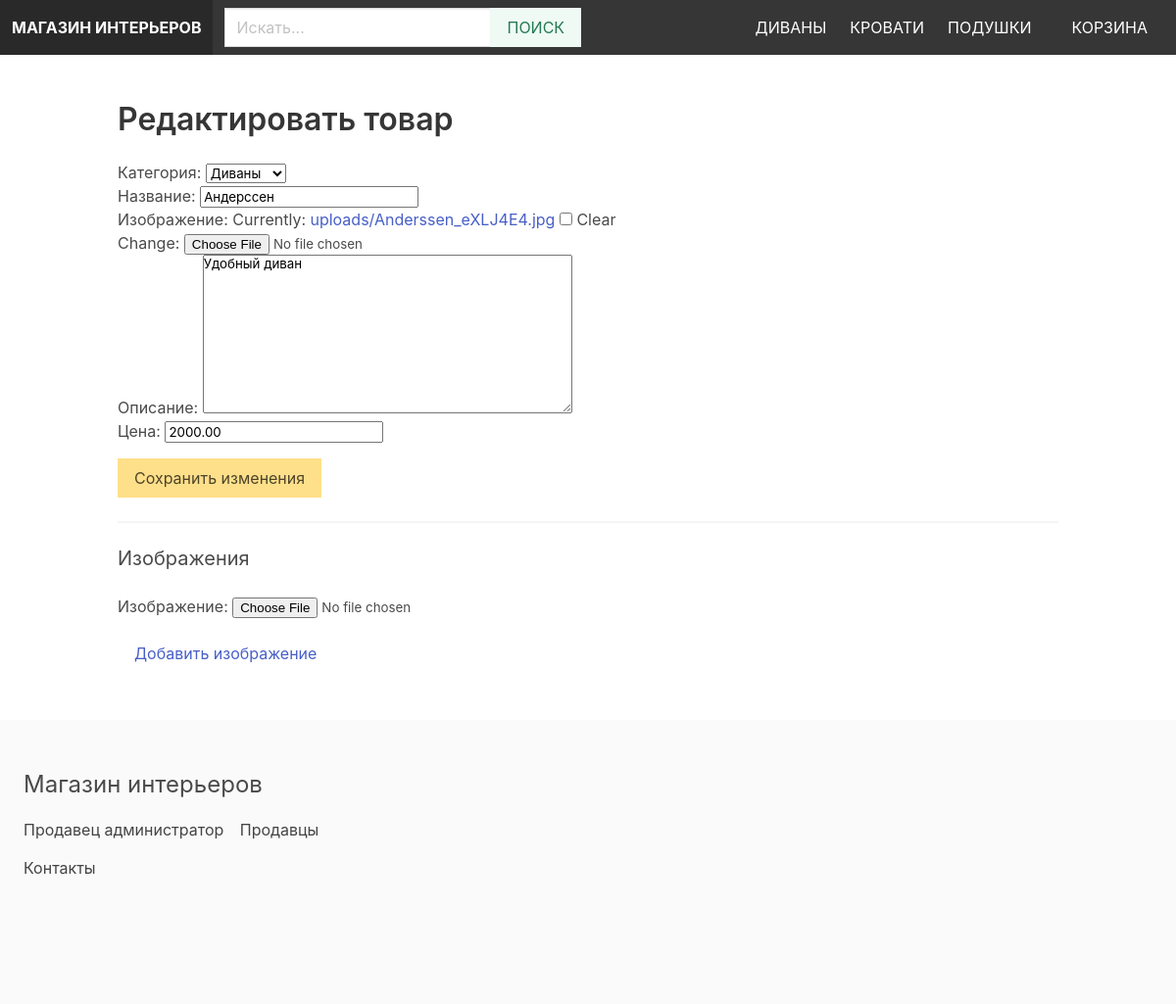
/vendors/edit-product/1/ (signed in), run on the app's committed database.
### product/models.py (models this page shows, shortened)
class Category(models.Model):
    title = models.CharField(max_length=255, verbose_name='Название')
    slug = models.SlugField(max_length=255)
    ordering = models.IntegerField(default=0, verbose_name='Заказ')
    class Meta:
        ordering = ['ordering']
        verbose_name_plural = 'Категории'
    def __str__(self):
        return self.title

class Product(models.Model):
    category = models.ForeignKey(Category, on_delete=models.CASCADE, related_name='products', verbose_name='Категория')
    vendor = models.ForeignKey(Vendor, on_delete=models.CASCADE, related_name='products', verbose_name='Продавец')
    title = models.CharField(max_length=255, verbose_name='Название')
    slug = models.SlugField(max_length=255)
    description = models.TextField(verbose_name='Описание', blank=True)
    price = models.DecimalField(max_digits=10, decimal_places=2, verbose_name='Цена')
    date_added = models.DateField(auto_now_add=True)
    image = models.ImageField(upload_to='uploads/', blank=True, verbose_name='Изображение')
    thumbnail=models.ImageField(upload_to='uploads/', blank=True, verbose_name='Миниатюра')
    class Meta:
        ordering = ['-date_added']
        verbose_name_plural = 'Товары'

### vendor/views.py (the view)
# urls.py: path('edit-product/<int:pk>/', views.edit_product, name='edit_product'),
@login_required
def edit_product(request, pk):
    vendor=request.user.vendor
    product=Product.objects.get(pk=pk)
    if request.method == 'POST':
        form=ProductForm(request.POST, request.FILES, instance=product)
        image_form=ProductImageForm(request.POST, request.FILES)
        if image_form.is_valid():
            productimage=image_form.save(commit=False)
            productimage.product=product
            productimage.save()
            return redirect('vendor_admin')
        if form.is_valid():
            form.save()
            return redirect('vendor_admin')
    else:
        form=ProductForm(instance=product)
        image_form=ProductImageForm()
    return render(request, 'vendor/edit_product.html', {'form': form, 'image_form': image_form, 'product': product})

### vendor/forms.py
class ProductForm(forms.ModelForm):
    class Meta:
        model = Product
        fields = ['category', 'title', 'image', 'description', 'price']

class ProductImageForm(forms.ModelForm):
    class Meta:
        model = ProductImage
        fields = ['image']

### cart/cart.py (called while the page is built)
    def __len__(self):
        return sum(item['quantity'] for item in self.cart.values())

### cart/context_processors.py (called while the page is built)
def cart(request):
    return {'cart': Cart(request)}

### product/context_processors.py (called while the page is built)
def menu_categories(request):
    categories=Category.objects.all()
    return {'menu_categories': categories}

### vendor/templates/vendor/edit_product.html (shortened to what this page needs)
{% extends 'core/base.html' %}
{% block content %}
    <h1 class="title">Редактировать товар</h1>
    <form method="post" action="." enctype="multipart/form-data">
        {{ form.as_p }}
        <div class="field">
            <div class="control">
                <button type="submit" class="button is-warning mt-4">Сохранить изменения</button>
            </div>
        </div>
    </form>
    <hr>
    <h2 class="subtitle">Изображения</h2>
    <form method="post" action="." enctype="multipart/form-data">
        {{ image_form.as_p }}
        <div class="field">
            <div class="control">
                <button type="submit" class="button is-ghost mt-4">Добавить изображение</button>
            </div>
        </div>
    </form>
{% endblock %}

### core/templates/core/base.html (shortened to what this page needs)
{% load static %}
<!DOCTYPE html>
<html lang="ru">
    <head>
        <link rel="stylesheet" href="https://cdn.jsdelivr.net/npm/bulma@0.9.1/css/bulma.min.css">
        <link rel="stylesheet" href="{% static 'styles/main.css' %}">
    </head>
    <body>
        <nav class="navbar is-dark">
            <div class="navbar-brand">
                <a href="/" class="navbar-item"><strong>Магазин интерьеров</strong></a>
            </div>
            <div class="navbar-menu" id="main-navbar">
                <div class="navbar-start">
                    <div class="navbar-item">
                        <form method="get" action="{% url 'search' %}">
                            <div class="field has-addons">
                                <div class="control">
                                    <label>
                                        <input type="text" class="input" placeholder="Искать..." name="query">
                                    </label>
                                </div>
                                <div class="control">
                                    <button class="button is-success is-light is-uppercase">Поиск</button>
                                </div>
                            </div>
                        </form>
                    </div>
                </div>
                <div class="navbar-end">
                    {% for category in menu_categories %}
                        <a href="{% url 'category' category.slug %}" class="navbar-item">{{ category.title }}</a>
                    {% endfor %}
                    <div class="navbar-item">
                        <a href="{% url 'cart' %}" class="button is-dark">Корзина {% if cart %}({{ cart|length }}){% endif %}</a>
                    </div>
                </div>
            </div>
        </nav>
        <section class="section">
            <div class="container">
                {% block content %}
                {% endblock %}
            </div>
        </section>
        <footer class="footer">
            <h3 class="is-size-4 mb-4">Магазин интерьеров</h3>
            {% if request.user.is_authenticated %}
                <a href="{% url 'vendor_admin' %}">Продавец администратор</a>
            {% else %}
                <a href="{% url 'become_vendor' %}">Стать продавцом</a>
            {% endif %}
                <a href="{% url 'vendors' %}" class="ml-3">Продавцы</a>
            <div class="mb-4">
                <a href="{% url 'contact' %}">Контакты</a>
            </div>
        </footer>
    </body>
</html>

### static/styles/main.css (style rules this page uses)
.navbar { text-transform: uppercase; }
.footer a { margin-bottom: 15px; display: inline-block; color: #444; }
.input, .button { border-radius: 0; }

### data on the page
Category: title "ДИВАНЫ", title "Андерcсен"
Category: title "КРОВАТИ"
Category: title "ПОДУШКИ"
Product: category "Диваны", description "Удобный диван", price "2000.00"
